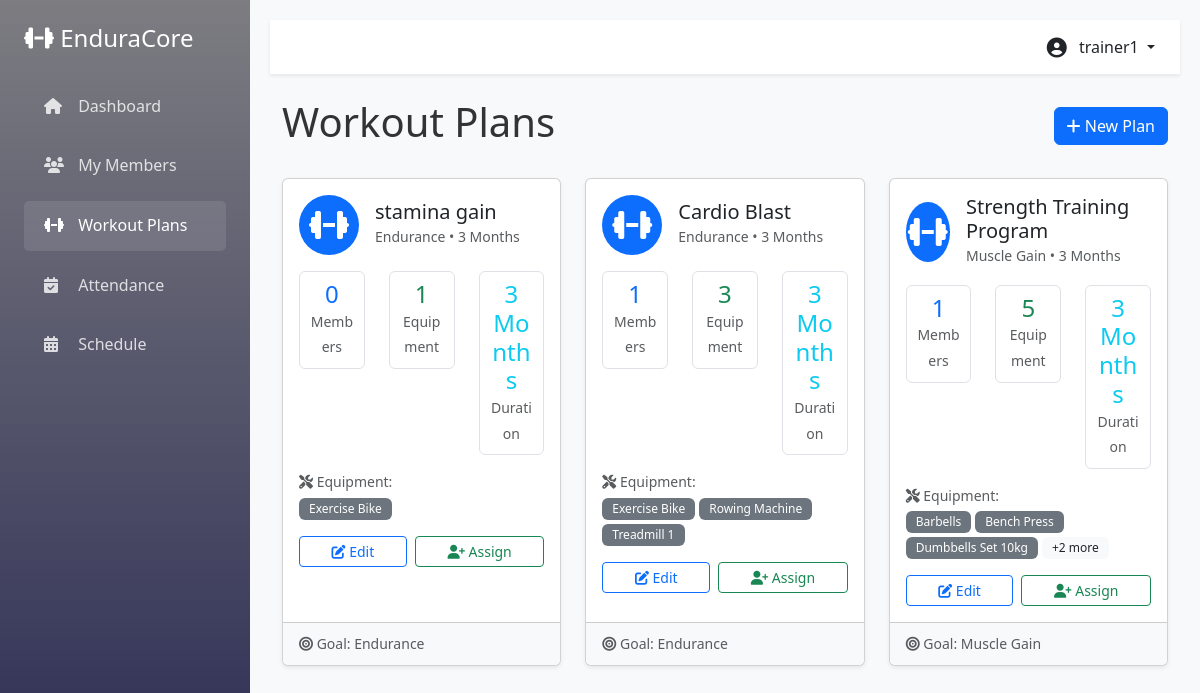
The page /trainer/workout_plans.php (signed in) on the database its author committed.
### tables this page shows
CREATE TABLE `workout_plan` (
  `plan_id` int(11) NOT NULL,
  `trainer_id` int(11) DEFAULT NULL,
  `plan_name` varchar(100) NOT NULL,
  `goal` enum('Weight Loss','Muscle Gain','Endurance','Fitness') DEFAULT NULL,
  `duration` enum('1 Month','3 Months','6 Months') DEFAULT NULL
);

### trainer/workout_plans.php (the view, shortened to what this page needs)
<?php
require_once '../config/db_config.php';
$account_id = $_SESSION['user_id'];
$trainer_query = "SELECT trainer_id FROM TRAINER WHERE account_id = ?";
$stmt = $conn->prepare($trainer_query);
$stmt->bind_param("i", $account_id);
$stmt->execute();
$trainer_result = $stmt->get_result()->fetch_assoc();
$trainer_id = $trainer_result['trainer_id'];
$plans_query = "SELECT wp.*, COUNT(DISTINCT mwp.member_id) as member_count,
                GROUP_CONCAT(DISTINCT e.equipment_name SEPARATOR ', ') as equipment_list,
                COUNT(DISTINCT wpe.equipment_id) as equipment_count
                FROM WORKOUT_PLAN wp
                LEFT JOIN member_workout_plan mwp ON wp.plan_id = mwp.plan_id
                LEFT JOIN workout_plan_equipment wpe ON wp.plan_id = wpe.plan_id
                LEFT JOIN EQUIPMENT e ON wpe.equipment_id = e.equipment_id
                WHERE wp.trainer_id = ?
                GROUP BY wp.plan_id
                ORDER BY wp.plan_id DESC";
$stmt = $conn->prepare($plans_query);
$stmt->bind_param("i", $trainer_id);
$stmt->execute();
$plans = $stmt->get_result();
?>
<!DOCTYPE html>
<html lang="en">
<head>
    <link href="https://cdn.jsdelivr.net/npm/bootstrap@5.3.0/dist/css/bootstrap.min.css" rel="stylesheet">
    <link rel="stylesheet" href="https://cdnjs.cloudflare.com/ajax/libs/font-awesome/6.4.0/css/all.min.css">
    <link rel="stylesheet" href="../css/style.css">
</head>
<body>
    <div class="d-flex">
        <?php include '../partials/sidebar.php'; ?>
<div class="main-content flex-grow-1">
    <?php include '../partials/header.php'; ?>
    <div class="container-fluid">
        <div class="d-flex justify-content-between align-items-center mb-4">
            <h1>Workout Plans</h1>
            <button class="btn btn-primary" data-bs-toggle="modal" data-bs-target="#createPlanModal">
                <i class="fas fa-plus"></i> New Plan
            </button>
        </div>
        <?php if ($plans->num_rows > 0): ?>
            <div class="row">
                <?php while ($plan = $plans->fetch_assoc()): ?>
                    <div class="col-md-6 col-lg-4 mb-4">
                        <div class="card h-100 shadow-sm">
                            <div class="card-body">
                                <div class="d-flex align-items-center mb-3">
                                    <div class="rounded-circle bg-primary text-white d-flex align-items-center justify-content-center" style="width:60px;height:60px;">
                                        <i class="fas fa-dumbbell fa-2x"></i>
                                    </div>
                                    <div class="ms-3 flex-grow-1">
                                        <h5 class="mb-0"><?php echo htmlspecialchars($plan['plan_name']); ?></h5>
                                        <small class="text-muted"><?php echo $plan['goal']; ?> • <?php echo $plan['duration']; ?></small>
                                    </div>
                                </div>
                                <div class="row text-center mb-3">
                                    <div class="col-4">
                                        <div class="border rounded p-2">
                                            <h4 class="mb-0 text-primary"><?php echo $plan['member_count']; ?></h4>
                                            <small class="text-muted">Members</small>
                                        </div>
                                    </div>
                                    <div class="col-4">
                                        <div class="border rounded p-2">
                                            <h4 class="mb-0 text-success"><?php echo $plan['equipment_count']; ?></h4>
                                            <small class="text-muted">Equipment</small>
                                        </div>
                                    </div>
                                    <div class="col-4">
                                        <div class="border rounded p-2">
                                            <h4 class="mb-0 text-info"><?php echo $plan['duration']; ?></h4>
                                            <small class="text-muted">Duration</small>
                                        </div>
                                    </div>
                                </div>
                                <?php if (!empty($plan['equipment_list'])): ?>
                                <div class="mb-3">
                                    <small class="text-muted d-block mb-1"><i class="fas fa-tools"></i> Equipment:</small>
                                    <div class="d-flex flex-wrap gap-1">
                                        <?php
                                        $equipment_items = explode(', ', $plan['equipment_list']);
                                        foreach (array_slice($equipment_items, 0, 3) as $equipment):
                                        ?>
                                            <span class="badge bg-secondary"><?php echo htmlspecialchars($equipment); ?></span>
                                        <?php endforeach; ?>
                                        <?php if (count($equipment_items) > 3): ?>
                                            <span class="badge bg-light text-dark">+<?php echo count($equipment_items) - 3; ?> more</span>
                                        <?php endif; ?>
                                    </div>
                                </div>
                                <?php endif; ?>
                                <div class="d-flex gap-2">
                                    <button class="btn btn-sm btn-outline-primary flex-grow-1" data-bs-toggle="modal" data-bs-target="#editModal<?php echo $plan['plan_id']; ?>">
                                        <i class="fas fa-edit"></i> Edit
                                    </button>
                                    <button class="btn btn-sm btn-outline-success flex-grow-1" data-bs-toggle="modal" data-bs-target="#assignModal<?php echo $plan['plan_id']; ?>">
                                        <i class="fas fa-user-plus"></i> Assign
                                    </button>
                                </div>
                            </div>
                            <div class="card-footer bg-light">
                                <small class="text-muted"><i class="fas fa-bullseye"></i> Goal: <?php echo $plan['goal']; ?></small>
                            </div>
                        </div>
                    </div>
                <?php endwhile; ?>
            </div>
        <?php endif; ?>
    </div>
</div>
    </div>
</body>
</html>

### css/style.css (style rules this page uses)
:root { --primary-color: #667eea; --secondary-color: #764ba2; --success-color: #28a745; --danger-color: #dc3545; --warning-color: #ffc107; --info-color: #1722b8; --dark-color: #0c0c1589; --light-color: #f8f9fa; }
* { margin: 0; padding: 0; box-sizing: border-box; }
body { font-family: 'Segoe UI', Tahoma, Geneva, Verdana, sans-serif; line-height: 1.6; color: #333; }
.card { transition: transform 0.3s ease, box-shadow 0.3s ease; }
.main-content { margin-left: 250px; padding: 20px; background: #f8f9fa; min-height: 100vh; }
.badge { padding: 5px 10px; font-weight: 500; }

### rows shown on the page
workout_plan: plan_name "stamina gain", goal "Endurance", duration "3 Months", member_count "0", equipment_count "1", equipment "Exercise Bike"
workout_plan: plan_name "Cardio Blast", goal "Endurance", duration "3 Months", member_count "1", equipment_count "3", equipment "Exercise Bike", equipment "Rowing Machine", equipment "Treadmill 1"
workout_plan: plan_name "Strength Training Program", goal "Muscle Gain", duration "3 Months", member_count "1", equipment_count "5", equipment "Barbells", equipment "Bench Press", equipment "Dumbbells Set 10kg", count($equipment_items) - 3 "2"

### other values the page prints
$_SESSION['username'] "trainer1"
